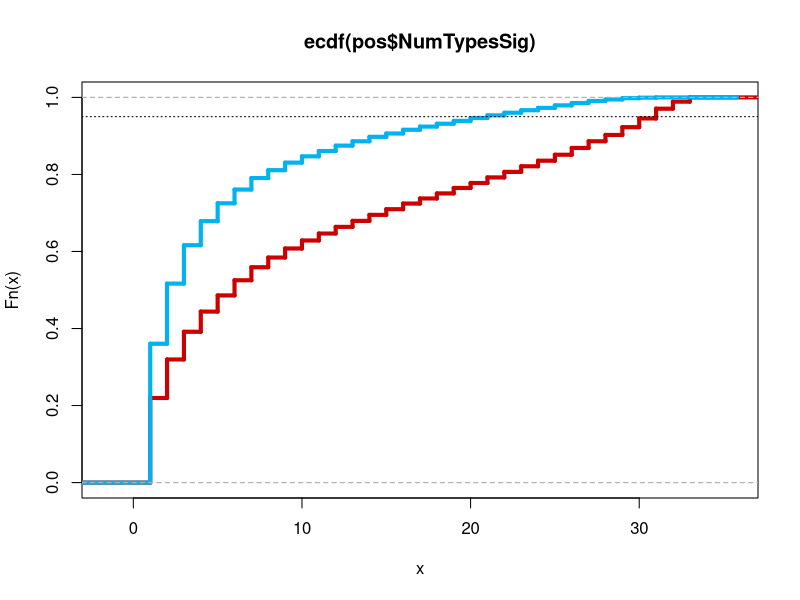

Source code (R):
#!/usr/bin/Rscript
#Plots CDF
library(lattice)
library(latticeExtra)
pos<-read.table("merged-KMT2D-positive-correl.txt",sep="\t",header=TRUE,row.names=1)
neg<-read.table("merged-KMT2D-negative-correl.txt",sep="\t",header=TRUE,row.names=1)

poscdf<-ecdf(pos$NumTypesSig)
negcdf<-ecdf(neg$NumTypesSig)
#ecdfplot(~NumTypesSig,data=pos,auto.key=list(space="right"),lwd=5,col=c("red3"))
#ecdfplot(~NumTypesSig,data=neg,auto.key=list(space="right"),lwd=5,col=c("deepskyblue1"))


plot(poscdf,verticals=TRUE,do.points=FALSE,col="red3",lwd=4)
plot(negcdf,verticals=TRUE,do.points=FALSE,col="deepskyblue2",add=TRUE,lwd=4)
abline(h=0.95,lty=3)
